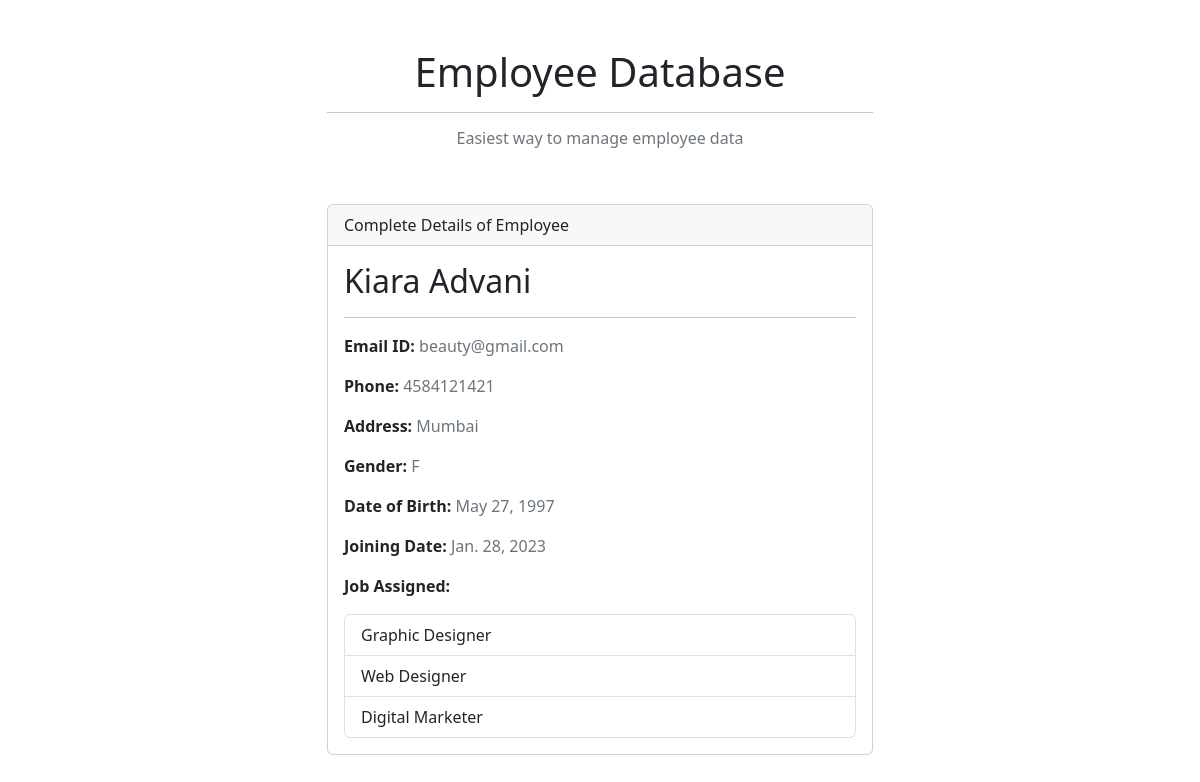
The app's page /employees/5 with its own data.
### ems/models.py (models this page shows, shortened)
class Employee(models.Model):
    GENDER_CHOICES = [('M', 'Male'), ('F', 'Female'), ('O', 'Others')]
    first_name = models.CharField(max_length=200)
    last_name = models.CharField(max_length=200)
    email_id = models.EmailField(max_length=250)
    phone_number = models.CharField(max_length=13, blank=True)
    address = models.TextField()
    gender = models.CharField(max_length=1, choices=GENDER_CHOICES, blank=True)
    dob = models.DateField()
    joining_date = models.DateField()
    jobs = models.ManyToManyField('Job', blank=True)

class Job(models.Model):
    name = models.CharField(max_length=250)

### ems/views.py (the view)
# urls.py: path('employees/<int:employee_id>', views.employee_detail, name='employee_detail'),
def employee_detail(request, employee_id):
    try:
        employee = Employee.objects.get(id=employee_id)
    except Employee.DoesNotExist:
        raise Http404('Employee not found')
    return render(request, 'ems/employee_detail.html', {'employee': employee})

### ems/templates/ems/employee_detail.html
{% extends 'ems/base.html' %}
{% block content %}
<div class="col-md-6">
    <div class="card mb-5">
        <div class="card-header">Complete Details of Employee</div>
        <div class="card-body">
            <h2>{{ employee.first_name|capfirst }} {{ employee.last_name|capfirst }}</h2>
            <hr>
            <p><strong>Email ID:</strong> <span class="text-secondary">{{ employee.email_id }}</span></p>
            <p><strong>Phone:</strong> <span class="text-secondary">{{employee.phone_number }}</span></p>
            <p><strong>Address:</strong> <span class="text-secondary">{{ employee.address }}</span></p>
            <p><strong>Gender:</strong> <span class="text-secondary">{{ employee.gender }}</span></p>
            <p><strong>Date of Birth:</strong> <span class="text-secondary">{{ employee.dob }}</span></p>
            <p><strong>Joining Date:</strong> <span class="text-secondary">{{ employee.joining_date }}</span></p>
            <p><strong>Job Assigned:</strong></p>
            {% if employee.jobs.all %}
            <ul class="list-group">
            {% for job in employee.jobs.all %}
                <li class="list-group-item"> {{job.name}} </li>
            {% endfor %}
            </ul>
            {% endif %}
        </div>
    </div>
</div>
{% endblock content %}

### records on screen
Employee: first_name "Kiara", last_name "Advani", email_id "beauty@gmail.com", phone_number "4584121421", address "Mumbai", gender "F", dob "May 27, 1997", joining_date "Jan. 28, 2023"
Job: name "Graphic Designer"
Job: name "Web Designer"
Job: name "Digital Marketer"
